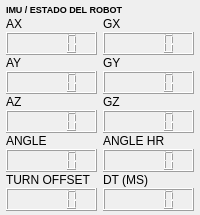
            <widget class="QFrame" name="frame_imu_readings">
             <layout class="QVBoxLayout" name="verticalLayout_imu_readings">
              <property name="spacing">
               <number>2</number>
              </property>
              <property name="leftMargin">
               <number>6</number>
              </property>
              <property name="topMargin">
               <number>4</number>
              </property>
              <property name="rightMargin">
               <number>6</number>
              </property>
              <property name="bottomMargin">
               <number>4</number>
              </property>
              <item>
               <widget class="QLabel" name="label_title_imu_readings">
                <property name="font">
                 <font>
                  <pointsize>7</pointsize>
                  <bold>true</bold>
                 </font>
                </property>
                <property name="text">
                 <string>IMU / ESTADO DEL ROBOT</string>
                </property>
               </widget>
              </item>
              <item>
               <layout class="QHBoxLayout" name="horizontalLayout_imu_cols">
                <property name="spacing">
                 <number>6</number>
                </property>
                <item>
                 <layout class="QVBoxLayout" name="verticalLayout_imu_col1">
                  <property name="spacing">
                   <number>1</number>
                  </property>
                  <item>
                   <widget class="QLabel" name="ax_label">
                    <property name="text">
                     <string>AX</string>
                    </property>
                   </widget>
                  </item>
                  <item>
                   <widget class="QLCDNumber" name="ax_data"/>
                  </item>
                  <item>
                   <widget class="QLabel" name="ay_label">
                    <property name="text">
                     <string>AY</string>
                    </property>
                   </widget>
                  </item>
                  <item>
                   <widget class="QLCDNumber" name="ay_data"/>
                  </item>
                  <item>
                   <widget class="QLabel" name="az_label">
                    <property name="text">
                     <string>AZ</string>
                    </property>
                   </widget>
                  </item>
                  <item>
                   <widget class="QLCDNumber" name="az_data"/>
                  </item>
                  <item>
                   <widget class="QLabel" name="angle_label">
                    <property name="text">
                     <string>ANGLE</string>
                    </property>
                   </widget>
                  </item>
                  <item>
                   <widget class="QLCDNumber" name="angle_data"/>
                  </item>
                  <item>
                   <widget class="QLabel" name="turn_offset_label">
                    <property name="text">
                     <string>TURN OFFSET</string>
                    </property>
                   </widget>
                  </item>
                  <item>
                   <widget class="QLCDNumber" name="turn_offset_data"/>
                  </item>
                 </layout>
                </item>
                <item>
                 <layout class="QVBoxLayout" name="verticalLayout_imu_col2">
                  <property name="spacing">
                   <number>1</number>
                  </property>
                  <item>
                   <widget class="QLabel" name="gx_label">
                    <property name="text">
                     <string>GX</string>
                    </property>
                   </widget>
                  </item>
                  <item>
                   <widget class="QLCDNumber" name="gx_data"/>
                  </item>
                  <item>
                   <widget class="QLabel" name="gy_label">
                    <property name="text">
                     <string>GY</string>
                    </property>
                   </widget>
                  </item>
                  <item>
                   <widget class="QLCDNumber" name="gy_data"/>
                  </item>
                  <item>
                   <widget class="QLabel" name="gz_label">
                    <property name="text">
                     <string>GZ</string>
                    </property>
                   </widget>
                  </item>
                  <item>
                   <widget class="QLCDNumber" name="gz_data"/>
                  </item>
                  <item>
                   <widget class="QLabel" name="angle_hr_label">
                    <property name="text">
                     <string>ANGLE HR</string>
                    </property>
                   </widget>
                  </item>
                  <item>
                   <widget class="QLCDNumber" name="angle_hr_data"/>
                  </item>
                  <item>
                   <widget class="QLabel" name="dt_ms_label">
                    <property name="text">
                     <string>DT (MS)</string>
                    </property>
                   </widget>
                  </item>
                  <item>
                   <widget class="QLCDNumber" name="dt_ms_data"/>
                  </item>
                 </layout>
                </item>
               </layout>
              </item>
             </layout>
            </widget>
